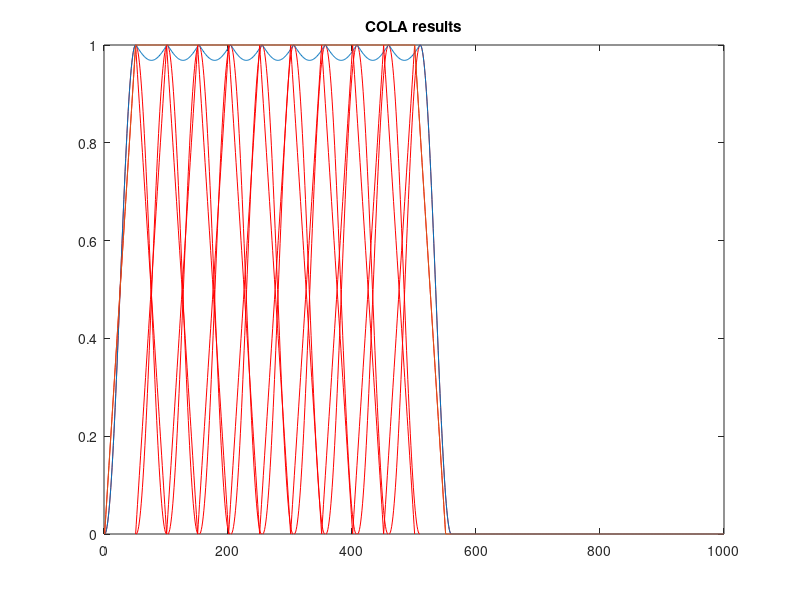

MATLAB code to generate this figure:
%%%%%%%%%%%%%%%%%%%%%%%%%%%%%%%%%%%%%%%%%%%%%%%%%%%%%%%%%%%%%%%%%%%%%%%%%%%
% Overlap and add                            
% Audio Signals course
% 2021
% Zhang Zheng
% Exercise 2
% %%%%%%%%%%%%%%%%%%%%%%%%%%%%%%%%%%%%%%%%%%%%%%%%%%%%%%%%%%%%%%%%%%%%%%%%%

clear
clc
close all

%% Let's verify that windws sum to a constant.
% Define an hanning window (use command hanning) with size M = 101, and hop
% size 50% 

M = 101; % window length

win = hanning(M);
hopsize = (M+1)/2;

% Define a signal x of length 1000 samples
x = zeros(1000,1);

% sum the sliding windows along the signal
figure()
for i=1:10
    start = hopsize*(i-1)+1;
    stop  = start + M - 1;
    x(start:stop) = x(start:stop) + win;
    plot([start:stop],win,'r')
    hold on
end

plot(x)

%% Use a switch to select different windows and overlaps within 
% 1 hanning 50% overlap
% 2 bartlett 50% overlap
% 3 rectangular 50% overlap
% 4 blackman 75% overlap
% select the window type
type = 2; % 1 hanning
          % 2 bartlett
          % 3 rectangular
          % 4 blackman
M = 101;
switch type
    case 1
        win = hanning(M);
        hopsize = (M+1)/2;
    case 2
        win = bartlett(M);
        hopsize = (M-1)/2;
    case 3
        M = M-1;
        win = ones(M,1);
        hopsize = M/2;
    case 4
        M = M-1;
        win = blackman(M);
        hopsize = (M-1)/3;
end

x = zeros(1000,1);

for i=1:10
    start = hopsize*(i-1)+1; % Start index
    stop  = start + M - 1; % Stop index
    x(start:stop) = x(start:stop) + win; % Sum the window to the signal
    plot([start:stop],win,'r')
    hold on
end
    
plot(x)
title('COLA results');